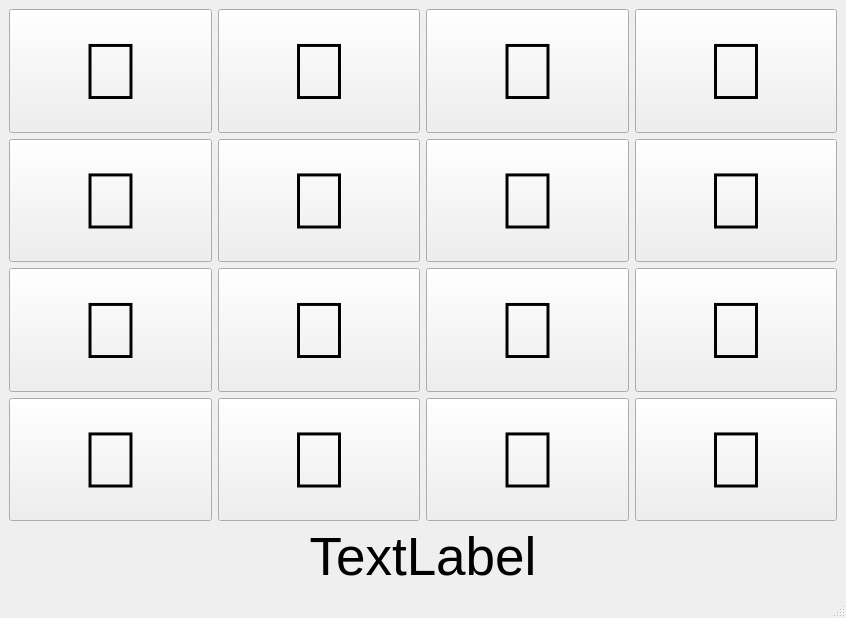
<?xml version="1.0" encoding="UTF-8"?>
<ui version="4.0">
 <class>MainWindow</class>
 <widget class="QMainWindow" name="MainWindow">
  <property name="geometry">
   <rect>
    <x>0</x>
    <y>0</y>
    <width>846</width>
    <height>618</height>
   </rect>
  </property>
  <property name="windowTitle">
   <string>MainWindow</string>
  </property>
  <widget class="QWidget" name="centralwidget">
   <layout class="QGridLayout" name="gridLayout_2">
    <item row="0" column="0">
     <layout class="QGridLayout" name="gridLayout">
      <item row="2" column="1">
       <widget class="QPushButton" name="pushButton">
        <property name="sizePolicy">
         <sizepolicy hsizetype="Expanding" vsizetype="Expanding">
          <horstretch>0</horstretch>
          <verstretch>0</verstretch>
         </sizepolicy>
        </property>
        <property name="font">
         <font>
          <pointsize>60</pointsize>
         </font>
        </property>
        <property name="text">
         <string>🦉</string>
        </property>
       </widget>
      </item>
      <item row="3" column="1">
       <widget class="QPushButton" name="pushButton">
        <property name="sizePolicy">
         <sizepolicy hsizetype="Expanding" vsizetype="Expanding">
          <horstretch>0</horstretch>
          <verstretch>0</verstretch>
         </sizepolicy>
        </property>
        <property name="font">
         <font>
          <pointsize>60</pointsize>
         </font>
        </property>
        <property name="text">
         <string>🦉</string>
        </property>
       </widget>
      </item>
      <item row="2" column="4">
       <widget class="QPushButton" name="pushButton">
        <property name="sizePolicy">
         <sizepolicy hsizetype="Expanding" vsizetype="Expanding">
          <horstretch>0</horstretch>
          <verstretch>0</verstretch>
         </sizepolicy>
        </property>
        <property name="font">
         <font>
          <pointsize>60</pointsize>
         </font>
        </property>
        <property name="text">
         <string>🦉</string>
        </property>
       </widget>
      </item>
      <item row="3" column="0">
       <widget class="QPushButton" name="pushButton">
        <property name="sizePolicy">
         <sizepolicy hsizetype="Expanding" vsizetype="Expanding">
          <horstretch>0</horstretch>
          <verstretch>0</verstretch>
         </sizepolicy>
        </property>
        <property name="font">
         <font>
          <pointsize>60</pointsize>
         </font>
        </property>
        <property name="text">
         <string>🦉</string>
        </property>
       </widget>
      </item>
      <item row="0" column="0">
       <widget class="QPushButton" name="pushButton">
        <property name="sizePolicy">
         <sizepolicy hsizetype="Expanding" vsizetype="Expanding">
          <horstretch>0</horstretch>
          <verstretch>0</verstretch>
         </sizepolicy>
        </property>
        <property name="font">
         <font>
          <pointsize>60</pointsize>
         </font>
        </property>
        <property name="text">
         <string>🦉</string>
        </property>
       </widget>
      </item>
      <item row="2" column="0">
       <widget class="QPushButton" name="pushButton">
        <property name="sizePolicy">
         <sizepolicy hsizetype="Expanding" vsizetype="Expanding">
          <horstretch>0</horstretch>
          <verstretch>0</verstretch>
         </sizepolicy>
        </property>
        <property name="font">
         <font>
          <pointsize>60</pointsize>
         </font>
        </property>
        <property name="text">
         <string>🦉</string>
        </property>
       </widget>
      </item>
      <item row="1" column="1">
       <widget class="QPushButton" name="pushButton">
        <property name="sizePolicy">
         <sizepolicy hsizetype="Expanding" vsizetype="Expanding">
          <horstretch>0</horstretch>
          <verstretch>0</verstretch>
         </sizepolicy>
        </property>
        <property name="font">
         <font>
          <pointsize>60</pointsize>
         </font>
        </property>
        <property name="text">
         <string>🦉</string>
        </property>
       </widget>
      </item>
      <item row="0" column="4">
       <widget class="QPushButton" name="pushButton">
        <property name="sizePolicy">
         <sizepolicy hsizetype="Expanding" vsizetype="Expanding">
          <horstretch>0</horstretch>
          <verstretch>0</verstretch>
         </sizepolicy>
        </property>
        <property name="font">
         <font>
          <pointsize>60</pointsize>
         </font>
        </property>
        <property name="text">
         <string>🦉</string>
        </property>
       </widget>
      </item>
      <item row="0" column="3">
       <widget class="QPushButton" name="pushButton">
        <property name="sizePolicy">
         <sizepolicy hsizetype="Expanding" vsizetype="Expanding">
          <horstretch>0</horstretch>
          <verstretch>0</verstretch>
         </sizepolicy>
        </property>
        <property name="font">
         <font>
          <pointsize>60</pointsize>
         </font>
        </property>
        <property name="text">
         <string>🦉</string>
        </property>
       </widget>
      </item>
      <item row="1" column="3">
       <widget class="QPushButton" name="pushButton">
        <property name="sizePolicy">
         <sizepolicy hsizetype="Expanding" vsizetype="Expanding">
          <horstretch>0</horstretch>
          <verstretch>0</verstretch>
         </sizepolicy>
        </property>
        <property name="font">
         <font>
          <pointsize>60</pointsize>
         </font>
        </property>
        <property name="text">
         <string>🦉</string>
        </property>
       </widget>
      </item>
      <item row="3" column="4">
       <widget class="QPushButton" name="pushButton">
        <property name="sizePolicy">
         <sizepolicy hsizetype="Expanding" vsizetype="Expanding">
          <horstretch>0</horstretch>
          <verstretch>0</verstretch>
         </sizepolicy>
        </property>
        <property name="font">
         <font>
          <pointsize>60</pointsize>
         </font>
        </property>
        <property name="text">
         <string>🦉</string>
        </property>
       </widget>
      </item>
      <item row="2" column="3">
       <widget class="QPushButton" name="pushButton">
        <property name="sizePolicy">
         <sizepolicy hsizetype="Expanding" vsizetype="Expanding">
          <horstretch>0</horstretch>
          <verstretch>0</verstretch>
         </sizepolicy>
        </property>
        <property name="font">
         <font>
          <pointsize>60</pointsize>
         </font>
        </property>
        <property name="text">
         <string>🦉</string>
        </property>
       </widget>
      </item>
      <item row="1" column="0">
       <widget class="QPushButton" name="pushButton">
        <property name="sizePolicy">
         <sizepolicy hsizetype="Expanding" vsizetype="Expanding">
          <horstretch>0</horstretch>
          <verstretch>0</verstretch>
         </sizepolicy>
        </property>
        <property name="font">
         <font>
          <pointsize>60</pointsize>
         </font>
        </property>
        <property name="text">
         <string>🦉</string>
        </property>
       </widget>
      </item>
      <item row="1" column="4">
       <widget class="QPushButton" name="pushButton">
        <property name="sizePolicy">
         <sizepolicy hsizetype="Expanding" vsizetype="Expanding">
          <horstretch>0</horstretch>
          <verstretch>0</verstretch>
         </sizepolicy>
        </property>
        <property name="font">
         <font>
          <pointsize>60</pointsize>
         </font>
        </property>
        <property name="text">
         <string>🦉</string>
        </property>
       </widget>
      </item>
      <item row="0" column="1">
       <widget class="QPushButton" name="pushButton">
        <property name="sizePolicy">
         <sizepolicy hsizetype="Expanding" vsizetype="Expanding">
          <horstretch>0</horstretch>
          <verstretch>0</verstretch>
         </sizepolicy>
        </property>
        <property name="font">
         <font>
          <pointsize>60</pointsize>
         </font>
        </property>
        <property name="text">
         <string>🦉</string>
        </property>
       </widget>
      </item>
      <item row="3" column="3">
       <widget class="QPushButton" name="pushButton">
        <property name="sizePolicy">
         <sizepolicy hsizetype="Expanding" vsizetype="Expanding">
          <horstretch>0</horstretch>
          <verstretch>0</verstretch>
         </sizepolicy>
        </property>
        <property name="font">
         <font>
          <pointsize>60</pointsize>
         </font>
        </property>
        <property name="text">
         <string>🦉</string>
        </property>
       </widget>
      </item>
     </layout>
    </item>
    <item row="1" column="0">
     <widget class="QLabel" name="label">
      <property name="font">
       <font>
        <pointsize>40</pointsize>
       </font>
      </property>
      <property name="text">
       <string>TextLabel</string>
      </property>
      <property name="alignment">
       <set>Qt::AlignCenter</set>
      </property>
     </widget>
    </item>
   </layout>
  </widget>
  <widget class="QMenuBar" name="menubar">
   <property name="geometry">
    <rect>
     <x>0</x>
     <y>0</y>
     <width>846</width>
     <height>22</height>
    </rect>
   </property>
  </widget>
  <widget class="QStatusBar" name="statusbar"/>
 </widget>
 <resources/>
 <connections/>
</ui>
